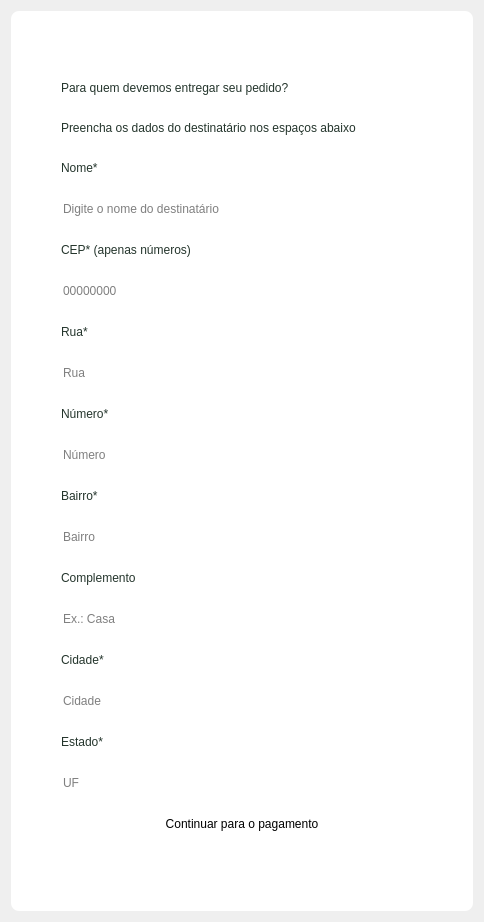
              <widget class="QWidget" name="scrollAreaWidgetContents_3">
               <property name="geometry">
                <rect>
                 <x>0</x>
                 <y>0</y>
                 <width>484</width>
                 <height>922</height>
                </rect>
               </property>
               <layout class="QVBoxLayout" name="verticalLayout_26">
                <item>
                 <widget class="QWidget" name="cardEntrega" native="true">
                  <property name="minimumSize">
                   <size>
                    <width>0</width>
                    <height>900</height>
                   </size>
                  </property>
                  <property name="styleSheet">
                   <string notr="true">background-color: #FFFFFF;
border-radius: 8px;</string>
                  </property>
                  <layout class="QVBoxLayout" name="verticalLayout_27">
                   <property name="leftMargin">
                    <number>50</number>
                   </property>
                   <property name="topMargin">
                    <number>50</number>
                   </property>
                   <property name="rightMargin">
                    <number>50</number>
                   </property>
                   <property name="bottomMargin">
                    <number>50</number>
                   </property>
                   <item>
                    <widget class="QLabel" name="tituloEntrega">
                     <property name="sizePolicy">
                      <sizepolicy hsizetype="Preferred" vsizetype="Maximum">
                       <horstretch>0</horstretch>
                       <verstretch>0</verstretch>
                      </sizepolicy>
                     </property>
                     <property name="styleSheet">
                      <string notr="true">color: #24352C</string>
                     </property>
                     <property name="text">
                      <string>Para quem devemos entregar seu pedido?</string>
                     </property>
                    </widget>
                   </item>
                   <item>
                    <widget class="QLabel" name="descricaoEntrega">
                     <property name="sizePolicy">
                      <sizepolicy hsizetype="Preferred" vsizetype="Maximum">
                       <horstretch>0</horstretch>
                       <verstretch>0</verstretch>
                      </sizepolicy>
                     </property>
                     <property name="styleSheet">
                      <string notr="true">color: #24352C</string>
                     </property>
                     <property name="text">
                      <string>Preencha os dados do destinatário nos espaços abaixo</string>
                     </property>
                    </widget>
                   </item>
                   <item>
                    <widget class="QLabel" name="destaqueNomeDest">
                     <property name="sizePolicy">
                      <sizepolicy hsizetype="Preferred" vsizetype="Maximum">
                       <horstretch>0</horstretch>
                       <verstretch>0</verstretch>
                      </sizepolicy>
                     </property>
                     <property name="styleSheet">
                      <string notr="true">color: #24352C</string>
                     </property>
                     <property name="text">
                      <string>Nome*</string>
                     </property>
                    </widget>
                   </item>
                   <item>
                    <widget class="QLineEdit" name="inputNomeDest">
                     <property name="styleSheet">
                      <string notr="true"/>
                     </property>
                     <property name="text">
                      <string/>
                     </property>
                     <property name="placeholderText">
                      <string>Digite o nome do destinatário</string>
                     </property>
                    </widget>
                   </item>
                   <item>
                    <widget class="QLabel" name="destaqueCEP">
                     <property name="sizePolicy">
                      <sizepolicy hsizetype="Preferred" vsizetype="Maximum">
                       <horstretch>0</horstretch>
                       <verstretch>0</verstretch>
                      </sizepolicy>
                     </property>
                     <property name="styleSheet">
                      <string notr="true">color: #24352C</string>
                     </property>
                     <property name="text">
                      <string>CEP* (apenas números)</string>
                     </property>
                    </widget>
                   </item>
                   <item>
                    <widget class="QLineEdit" name="inputCEP">
                     <property name="cursor">
                      <cursorShape>IBeamCursor</cursorShape>
                     </property>
                     <property name="styleSheet">
                      <string notr="true"/>
                     </property>
                     <property name="text">
                      <string/>
                     </property>
                     <property name="placeholderText">
                      <string>00000000</string>
                     </property>
                    </widget>
                   </item>
                   <item>
                    <widget class="QLabel" name="destaqueRua">
                     <property name="sizePolicy">
                      <sizepolicy hsizetype="Preferred" vsizetype="Maximum">
                       <horstretch>0</horstretch>
                       <verstretch>0</verstretch>
                      </sizepolicy>
                     </property>
                     <property name="styleSheet">
                      <string notr="true">color: #24352C</string>
                     </property>
                     <property name="text">
                      <string>Rua*</string>
                     </property>
                    </widget>
                   </item>
                   <item>
                    <widget class="QLineEdit" name="inputRua">
                     <property name="styleSheet">
                      <string notr="true"/>
                     </property>
                     <property name="text">
                      <string/>
                     </property>
                     <property name="placeholderText">
                      <string>Rua</string>
                     </property>
                    </widget>
                   </item>
                   <item>
                    <widget class="QLabel" name="destaqueNumero">
                     <property name="sizePolicy">
                      <sizepolicy hsizetype="Preferred" vsizetype="Maximum">
                       <horstretch>0</horstretch>
                       <verstretch>0</verstretch>
                      </sizepolicy>
                     </property>
                     <property name="styleSheet">
                      <string notr="true">color: #24352C</string>
                     </property>
                     <property name="text">
                      <string>Número*</string>
                     </property>
                    </widget>
                   </item>
                   <item>
                    <widget class="QLineEdit" name="inputNumero">
                     <property name="styleSheet">
                      <string notr="true"/>
                     </property>
                     <property name="text">
                      <string/>
                     </property>
                     <property name="placeholderText">
                      <string>Número</string>
                     </property>
                    </widget>
                   </item>
                   <item>
                    <widget class="QLabel" name="destaqueBairro">
                     <property name="sizePolicy">
                      <sizepolicy hsizetype="Preferred" vsizetype="Maximum">
                       <horstretch>0</horstretch>
                       <verstretch>0</verstretch>
                      </sizepolicy>
                     </property>
                     <property name="styleSheet">
                      <string notr="true">color: #24352C</string>
                     </property>
                     <property name="text">
                      <string>Bairro*</string>
                     </property>
                    </widget>
                   </item>
                   <item>
                    <widget class="QLineEdit" name="inputBairro">
                     <property name="cursor">
                      <cursorShape>IBeamCursor</cursorShape>
                     </property>
                     <property name="styleSheet">
                      <string notr="true"/>
                     </property>
                     <property name="text">
                      <string/>
                     </property>
                     <property name="placeholderText">
                      <string>Bairro</string>
                     </property>
                    </widget>
                   </item>
                   <item>
                    <widget class="QLabel" name="destaqueComplemento">
                     <property name="sizePolicy">
                      <sizepolicy hsizetype="Preferred" vsizetype="Maximum">
                       <horstretch>0</horstretch>
                       <verstretch>0</verstretch>
                      </sizepolicy>
                     </property>
                     <property name="styleSheet">
                      <string notr="true">color: #24352C</string>
                     </property>
                     <property name="text">
                      <string>Complemento</string>
                     </property>
                    </widget>
                   </item>
                   <item>
                    <widget class="QLineEdit" name="inputComplemento">
                     <property name="styleSheet">
                      <string notr="true"/>
                     </property>
                     <property name="text">
                      <string/>
                     </property>
                     <property name="placeholderText">
                      <string>Ex.: Casa</string>
                     </property>
                    </widget>
                   </item>
                   <item>
                    <widget class="QLabel" name="destaqueCidade">
                     <property name="sizePolicy">
                      <sizepolicy hsizetype="Preferred" vsizetype="Maximum">
                       <horstretch>0</horstretch>
                       <verstretch>0</verstretch>
                      </sizepolicy>
                     </property>
                     <property name="styleSheet">
                      <string notr="true">color: #24352C</string>
                     </property>
                     <property name="text">
                      <string>Cidade*</string>
                     </property>
                    </widget>
                   </item>
                   <item>
                    <widget class="QLineEdit" name="inputCidade">
                     <property name="cursor">
                      <cursorShape>IBeamCursor</cursorShape>
                     </property>
                     <property name="styleSheet">
                      <string notr="true"/>
                     </property>
                     <property name="text">
                      <string/>
                     </property>
                     <property name="placeholderText">
                      <string>Cidade</string>
                     </property>
                    </widget>
                   </item>
                   <item>
                    <widget class="QLabel" name="destaqueEstado">
                     <property name="sizePolicy">
                      <sizepolicy hsizetype="Preferred" vsizetype="Maximum">
                       <horstretch>0</horstretch>
                       <verstretch>0</verstretch>
                      </sizepolicy>
                     </property>
                     <property name="styleSheet">
                      <string notr="true">color: #24352C</string>
                     </property>
                     <property name="text">
                      <string>Estado*</string>
                     </property>
                    </widget>
                   </item>
                   <item>
                    <widget class="QLineEdit" name="inputEstado">
                     <property name="styleSheet">
                      <string notr="true"/>
                     </property>
                     <property name="text">
                      <string/>
                     </property>
                     <property name="placeholderText">
                      <string>UF</string>
                     </property>
                    </widget>
                   </item>
                   <item>
                    <widget class="QPushButton" name="btnPagPagamento">
                     <property name="text">
                      <string>Continuar para o pagamento</string>
                     </property>
                    </widget>
                   </item>
                  </layout>
                 </widget>
                </item>
               </layout>
              </widget>
